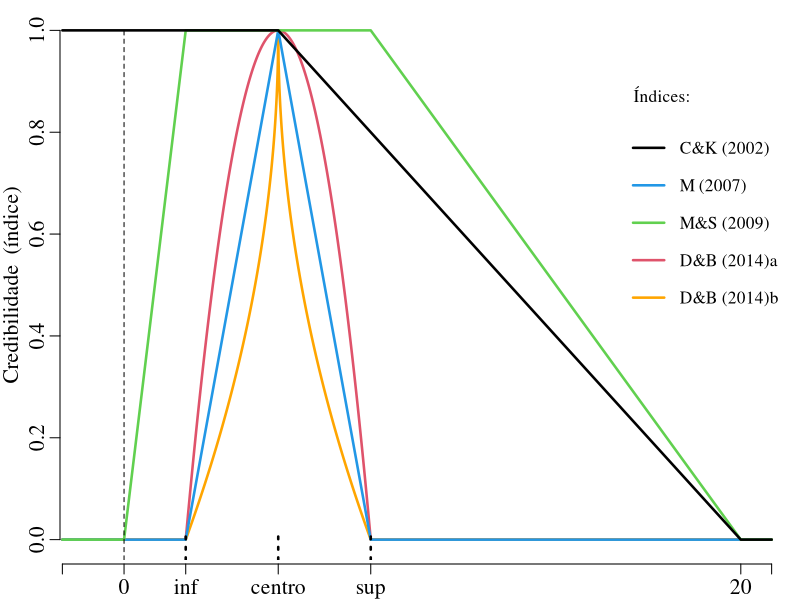

This figure's R source:


{
  cex = 1.3
  eixox = c(-2, 21)            # exportar PDF, 10 x 3.0 inch
  eixoy = c(0, 1)
  inf = 2
  sup = 8
  centro = (inf+sup)/2
  
  op = par(mar = c(2,1.7,0.5,0), cex.axis=cex, cex.lab=cex, mgp= c(0.6, 0.6, 0.2), 
           family = "serif", lwd = 2.5)
  
  f22 = function(E) {
    if(E >= 20) return(0)
    if(E <= centro) return(1)
    return( 1 - (E-centro)/(20-centro) )
  }
  f23 = function(E) {
    if(E >= sup) return(0)
    if(E <= inf) return(0)
    return( 1 - abs(E-centro)/(sup-centro) )
  }
  f24 = function(E) {
    if(E >= 20) return(0)
    if(E <= 0) return(0)
    if(E <= sup & E >= inf) return(1)
    if(E <= 20 & E >= sup) return(  1 - (E-sup)/(20-sup)  )
    return( 1 - (E-inf)/(-inf) )
  }
  f251 = function(E) {
    if(E >= sup) return(0)
    if(E <= inf) return(0)
    return( 1 - ((E-centro)/(sup-centro))^2 )
  }
  f252 = function(E) {
    if(E >= sup) return(0)
    if(E <= inf) return(0)
    return( 1 - sqrt(abs(E-centro)/(sup-centro)) )
  }
  
  x = seq(eixox[1], eixox[2], by = 0.01)
  
  plot(x, sapply(x, f251), type = "l",  ylab="Credibilidade  (índice)", 
       xlab="", ylim=eixoy, axes=FALSE, col=2)
  lines(x, sapply(x, f252), type = "l", col="orange")
  lines(x, sapply(x, f23), type = "l", col=4)
  lines(x, sapply(x, f24), type = "l", col=3)
  lines(x, sapply(x, f22), type = "l", col=1)
  
  att2 = seq(from=eixoy[1], to=eixoy[2], by = 0.2)
  axis(2, line=-1.3, at=att2)
  par(cex.axis=cex, mgp= c(0.7, 0.9, 0.2))
  att = seq(from=eixox[1], to=eixox[2], by = 1)
  latt = c(" ", 0, "inf", "centro", "sup", 20, " ")
  axis(1, at=c(eixox[1], 0, inf, centro, sup, 20, eixox[2]), labels=latt)
  
  clip(par("usr")[1], par("usr")[2], par("usr")[3], par("usr")[4]-0.04)
  abline(v=0, lty=2, xpd=F, lwd = 1)
  clip(par("usr")[1], par("usr")[2], par("usr")[3], par("usr")[4]-1.03)
  abline(v=inf, lty=3, xpd=F)
  abline(v=centro, lty=3, xpd=F)
  abline(v=sup, lty=3, xpd=F)
  clip(par("usr")[1], par("usr")[2], par("usr")[3], par("usr")[4])
  
  legend(x=16, y=0.9, bty = "n", ncol=1, title = "    Índices:", title.adj=0,
         legend=c("C&K (2002)", "M (2007)", "M&S (2009)", "D&B (2014)a", "D&B (2014)b"), 
         xjust=0, y.intersp=1.8,  pt.lwd=1, lty=c(1,1,1,1,1), col=c(1,4,3,2,"orange"), cex = cex*0.8) 
  
  par(op)
  rm(op, cex, eixox, eixoy, att, att2, latt, f22, f23, f24, f251, f252, x, inf, sup, centro)
}





























